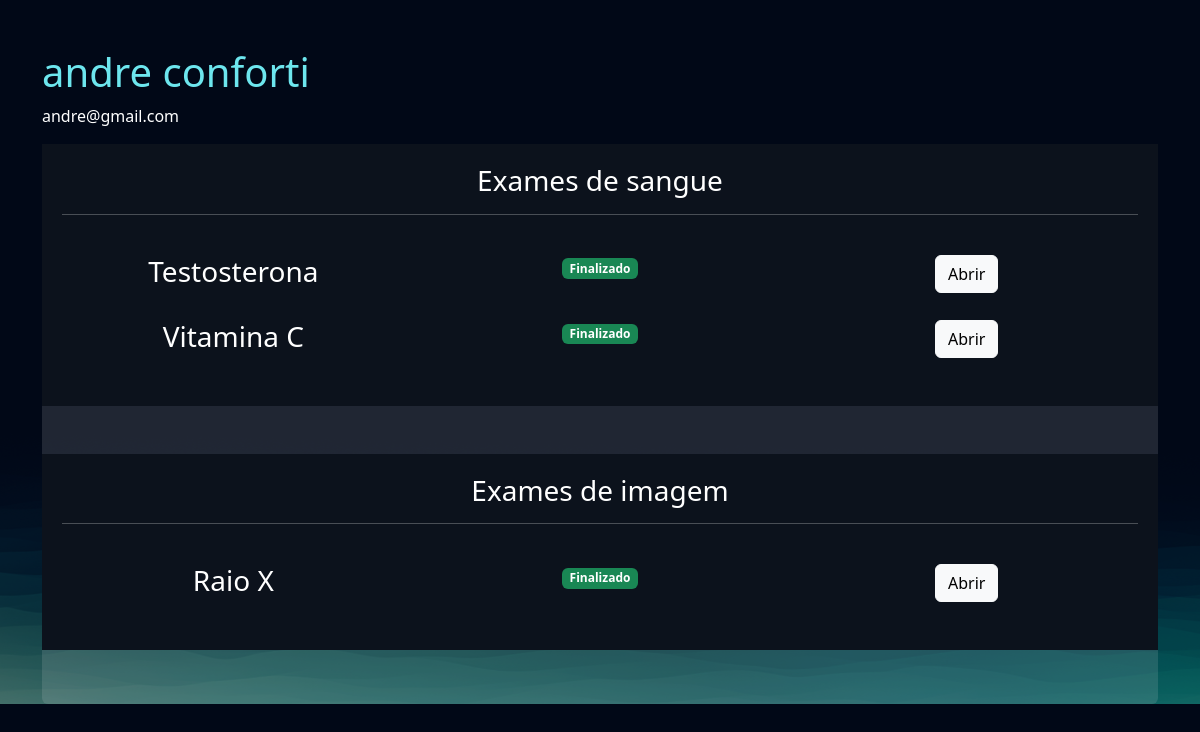
The app's page /empresarial/cliente/1/ (signed in) with its own data.
### exames/models.py (models this page shows, shortened)
class SolicitacaoExame(models.Model):
    choice_status = (
        ('E', 'Em análise'),
        ('F', 'Finalizado')
    )
    usuario = models.ForeignKey(User, on_delete=models.DO_NOTHING)
    exame = models.ForeignKey(TiposExames, on_delete=models.DO_NOTHING)
    status = models.CharField(max_length=2, choices=choice_status)
    resultado = models.FileField(upload_to="resultados", null=True, blank=True)
    requer_senha = models.BooleanField(default=False)
    senha = models.CharField(max_length=6, null=True, blank=True)
    def badge_template(self):
        if self.status == 'E':
            classes = 'bg-warning text-dark'
            texto = 'Em análise'
        else:
            classes = 'bg-success'
            texto = 'Finalizado'
        return mark_safe(f'<span class="badge {classes}">{texto}</span>')

class TiposExames(models.Model):
    TIPO_CHOICES = (
        ('I', 'Exame de Imagem'),
        ('S', 'Exame de Sangue'),
    )
    nome = models.CharField(max_length=70)
    preco = models.FloatField()
    tipo = models.CharField(max_length=1, choices=TIPO_CHOICES)
    disponivel = models.BooleanField(default=True)
    horario_incial = models.IntegerField()
    horario_final = models.IntegerField()

### empresarial/views.py (the view)
# urls.py: path('cliente/<int:cliente_id>/', views.cliente, name="cliente"),
@staff_member_required
def cliente(request, cliente_id):
    cliente = User.objects.get(id=cliente_id)
    exames = SolicitacaoExame.objects.filter(usuario=cliente)
    return render(request, 'cliente.html', {'cliente': cliente, 'exames': exames})

### empresarial/templates/cliente.html (shortened to what this page needs)
{% extends "bases/base.html" %}
{% load static %}
{% block 'head' %}
    <link href="{% static 'exames/css/css.css' %}" rel="stylesheet">
    <link href="{% static 'exames/css/gerenciar_pedidos.css' %}" rel="stylesheet">
    <link href="{% static 'exames/css/gerenciar_exames.css' %}" rel="stylesheet">
{% endblock 'head' %}
{% block 'conteudo' %}
    <br>
    <br>
    <div class="container">
        <h3 class="font-destaque">{{cliente.get_full_name}}</h3>
        <p>{{cliente.email}}</p>
        <div class="card card-view">
            <div class="sub-card">
                <h3>Exames de sangue</h3>
                <hr>
                <br>
                {% for exame in exames  %}
                    {% if  exame.exame.tipo == 'S'%}
                        <div class="row">
                            <div class="col-md"><h3>{{exame.exame.nome}}</h3></div>
                            <div class="col-md">{{exame.badge_template}}</div>
                            <div class="col-md">
                                <a href="{% url 'empresarial:exame_cliente' exame.id %}" class="btn btn-light">Abrir</a>
                            </div>
                        </div>
                        <br>
                    {% endif %}
                {% endfor %}
            </div>
            <br>
            <br>
            <div class="sub-card">
                <h3>Exames de imagem</h3>
                <hr>
                <br>
                {% for exame in exames  %}
                    {% if  exame.exame.tipo == 'I'%}
                        <div class="row">
                            <div class="col-md"><h3>{{exame.exame.nome}}</h3></div>
                            <div class="col-md">{{exame.badge_template}}</div>
                            <div class="col-md"><a href="{% url 'empresarial:exame_cliente' exame.id %}" class="btn btn-light">Abrir</a></div>
                        </div>
                        <br>
                    {% endif %}
                {% endfor %}
            </div>
        </div>
    </div>
{% endblock 'conteudo' %}

### templates/static/geral/css/base.css (style rules this page uses)
:root { --main-color: #151C34; --dark-color: #0C121C ; --light-color: #6DE6EE; --contrast-color: #f4c96b; --differential-color: #066668; }
* { color: white }
.font-destaque { color: var(--light-color); font-size: 40px; }

### templates/static/exames/css/css.css (style rules this page uses)
body { background-image: url('/static/geral/img/bg2.png'); background-size: cover; }
.card { background-color: rgba(217, 217, 217, .14); color: white; padding: 15px; }

### templates/static/exames/css/gerenciar_pedidos.css (style rules this page uses)
.card-view { text-align: center; padding: 0; border: none; height: 70vh; }

### templates/static/exames/css/gerenciar_exames.css (style rules this page uses)
.sub-card { background-color: var(--dark-color); padding: 20px; }

### records on screen
SolicitacaoExame: exame.nome "Testosterona", badge_template "Finalizado"
SolicitacaoExame: exame.nome "Vitamina C", badge_template "Finalizado"
SolicitacaoExame: exame.nome "Raio X", badge_template "Finalizado"

### other values on screen
{{ cliente.get_full_name }} "andre conforti"
{{ cliente.email }} "andre@gmail.com"
